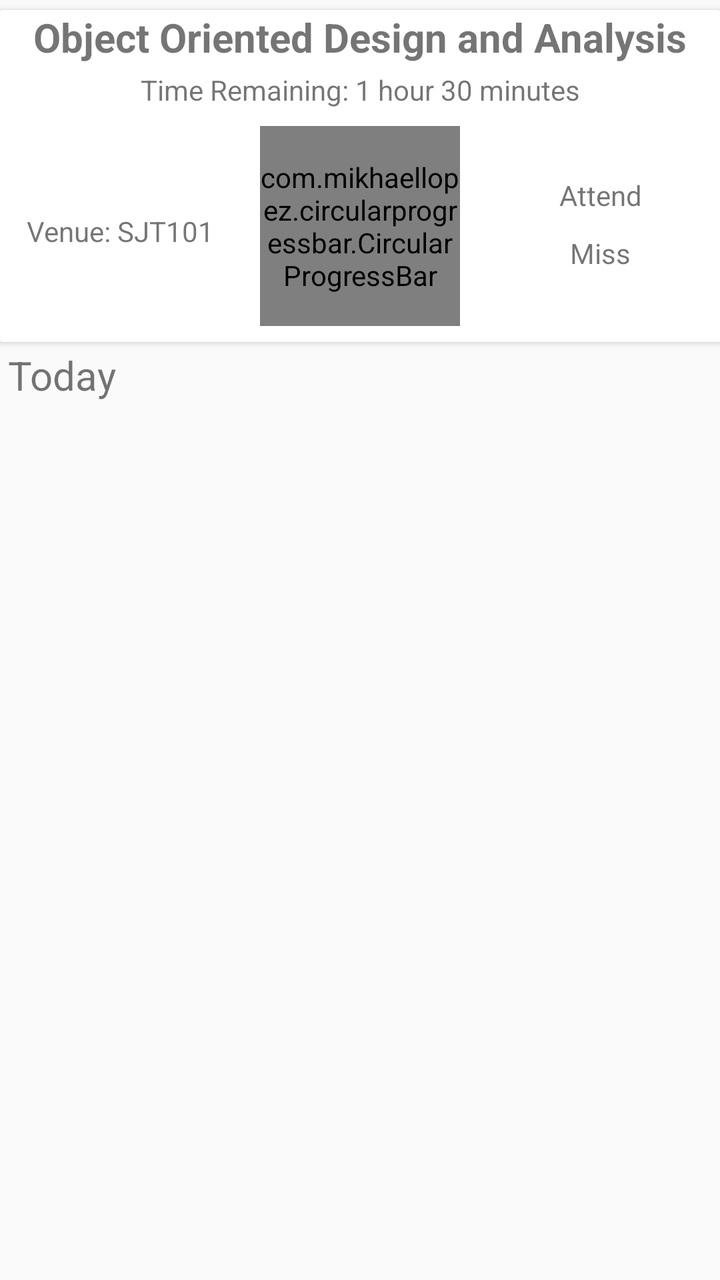
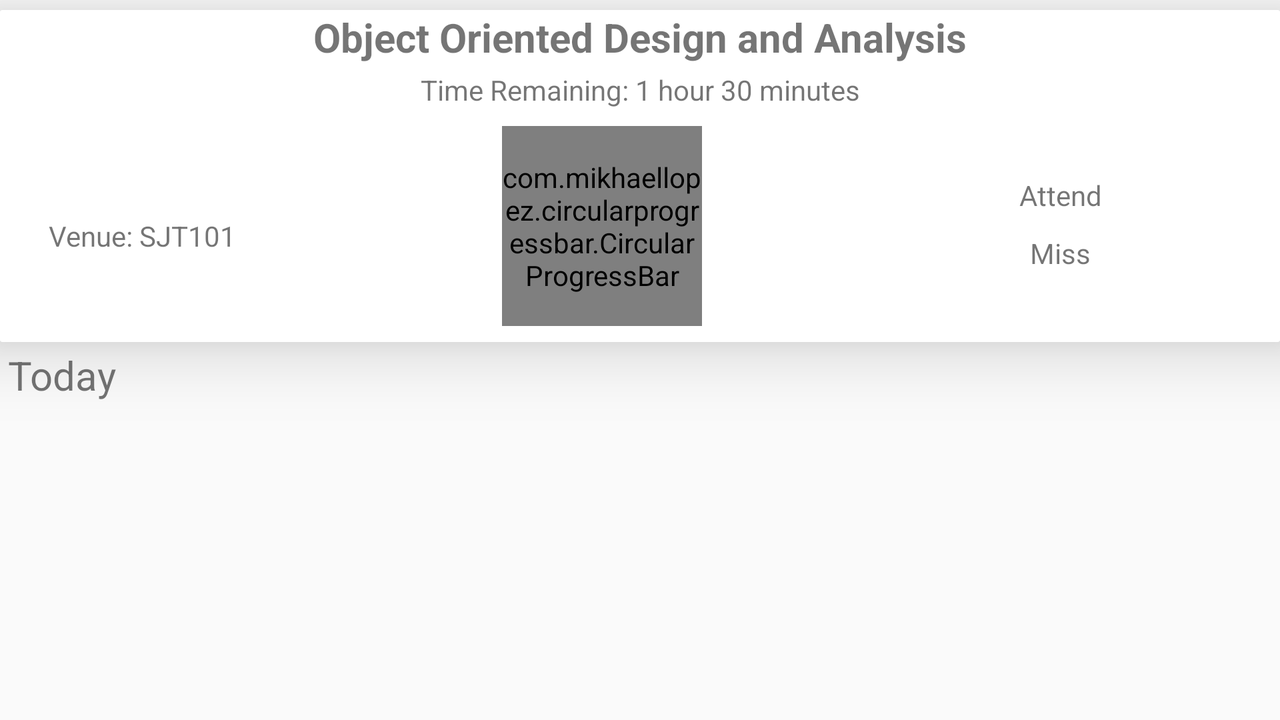

One screen, two layout resources from the same app: the default and the repository's alternative for another configuration. Each is rendered where Android would select it; the XML of both is given below.
<!-- AndroidManifest.xml: application theme AppTheme -->
<!-- res/layout/content_drawer.xml -->
<?xml version="1.0" encoding="utf-8"?>
<RelativeLayout xmlns:android="http://schemas.android.com/apk/res/android"
    xmlns:app="http://schemas.android.com/apk/res-auto"
    xmlns:tools="http://schemas.android.com/tools"
    android:layout_width="match_parent"
    android:layout_height="match_parent"
    app:layout_behavior="@string/appbar_scrolling_view_behavior"
    tools:context=".Drawer"
    tools:showIn="@layout/app_bar_drawer">
    <android.support.v7.widget.CardView
        android:layout_marginTop="5dp"
        android:layout_width="match_parent"
        android:layout_height="wrap_content"
        app:cardBackgroundColor="#ffffff"
        app:cardCornerRadius="1dp"
        app:cardElevation="2dp"
        android:id="@+id/card4"
        android:layout_marginBottom="10dp"
        android:paddingTop="10dp"
        android:visibility="gone">
        <LinearLayout
            android:layout_width="match_parent"
            android:layout_height="wrap_content"
            android:orientation="vertical"
            android:layout_marginBottom="20dp"
            android:layout_marginTop="20dp">
        <TextView
            android:layout_width="wrap_content"
            android:layout_height="wrap_content"
            android:text="No more classes for Today"
            android:textAlignment="center"
            android:layout_gravity="center"
            android:gravity="center"
            android:textStyle="bold"
            android:textSize="25dp" />
        </LinearLayout>
    </android.support.v7.widget.CardView>
    <android.support.v7.widget.CardView
        android:layout_marginTop="5dp"
        android:layout_below="@+id/card4"
        android:layout_width="match_parent"
        android:layout_height="wrap_content"
        app:cardBackgroundColor="#ffffff"
        app:cardCornerRadius="1dp"
        app:cardElevation="2dp"
        android:id="@+id/card2"
        android:paddingTop="10dp">
    <LinearLayout
        android:layout_width="match_parent"
        android:layout_height="wrap_content"
        android:orientation="vertical">
            <TextView
            android:layout_width="match_parent"
            android:id="@+id/header_sub"
            android:layout_height="30dp"
            android:text="Object Oriented Design and Analysis"
            android:textAlignment="center"
            android:textStyle="bold"
            android:textSize="20dp"
            android:ellipsize="end"
            android:maxLines="1"
            />

            <TextView
            android:id="@+id/header_time"
            android:layout_width="match_parent"
            android:layout_height="20dp"
            android:text="Time Remaining: 1 hour 30 minutes"
                android:gravity="center"/>

        <LinearLayout
            android:layout_weight="1"
            android:layout_width="match_parent"
            android:layout_height="116dp"
            android:orientation="horizontal">
            <RelativeLayout
                android:layout_width="match_parent"
                android:layout_height="match_parent"
                android:layout_gravity="center"
                android:layout_weight="1"
                android:gravity="center">
            <TextView
                android:layout_weight="1"
                android:layout_width="match_parent"
                android:id="@+id/header_venue"
                android:layout_height="wrap_content"
                android:layout_gravity="center"
                android:layout_marginTop="5dp"
                android:gravity="center"
                android:text="Venue: SJT101" />
            </RelativeLayout>
            <RelativeLayout
                android:layout_weight="1"
                android:layout_width="match_parent"
                android:layout_height="match_parent">

                <TextView
                    android:id="@+id/header_att"
                    android:layout_width="wrap_content"
                    android:layout_height="wrap_content"
                    android:layout_centerInParent="true"
                    android:layout_gravity="center"
                    android:text="100%"
                    android:textSize="30dp" />

                <com.mikhaellopez.circularprogressbar.CircularProgressBar
                    android:id="@+id/header_circular"
                    android:layout_width="100dp"
                    android:layout_height="100dp"
                    android:layout_centerInParent="true"
                    android:layout_gravity="center"
                    android:foregroundGravity="center"
                    app:cpb_background_progressbar_color="?attr/colorPrimary"
                    app:cpb_background_progressbar_width="2dp"
                    app:cpb_progress="50"
                    app:cpb_progressbar_color="#ff2112"
                    app:cpb_progressbar_width="6dp" />

            </RelativeLayout>
            <RelativeLayout
                android:layout_width="match_parent"
                android:layout_weight="1"
                android:background="#ffffff"
                android:layout_height="match_parent">

                <LinearLayout
                    android:layout_width="wrap_content"
                    android:layout_height="wrap_content"
                    android:gravity="center"
                    android:layout_alignParentStart="true"
                    android:layout_centerVertical="true"
                    android:layout_gravity="center"
                    android:orientation="vertical">

                    <ImageButton
                        android:id="@+id/up_att"
                        android:layout_width="30dp"
                        android:layout_height="30dp"
                        android:background="#ffffff"
                        android:src="@drawable/ic_arrow_drop_up_black_24dp" />

                    <ImageButton
                        android:id="@+id/up_miss"
                        android:layout_width="30dp"
                        android:layout_height="30dp"
                        android:background="#ffffff"
                        android:src="@drawable/ic_arrow_drop_up_black_24dp" />
                </LinearLayout>

                <LinearLayout
                    android:layout_width="70dp"
                    android:layout_height="wrap_content"
                    android:layout_alignParentTop="true"
                    android:layout_centerHorizontal="true"
                    android:layout_gravity="center_horizontal"
                    android:orientation="vertical">

                    <TextView
                        android:id="@+id/header_attend"
                        android:layout_width="70dp"
                        android:layout_height="wrap_content"
                        android:layout_marginTop="33dp"
                        android:gravity="center"
                        android:text="Attend" />

                    <TextView
                        android:id="@+id/header_miss"
                        android:layout_width="70dp"
                        android:layout_height="wrap_content"
                        android:layout_marginTop="10dp"
                        android:gravity="center"
                        android:text="Miss" />
                </LinearLayout>

                <LinearLayout
                    android:layout_width="wrap_content"
                    android:layout_height="wrap_content"
                    android:layout_alignParentEnd="true"
                    android:layout_centerVertical="true"
                    android:layout_gravity="center"
                    android:orientation="vertical">

                    <ImageButton
                        android:id="@+id/down_att"
                        android:layout_width="30dp"
                        android:layout_height="30dp"
                        android:background="#ffffff"
                        android:src="@drawable/ic_arrow_drop_down_black_24dp" />

                    <ImageButton
                        android:id="@+id/down_miss"
                        android:layout_width="30dp"
                        android:layout_height="30dp"
                        android:background="#ffffff"
                        android:src="@drawable/ic_arrow_drop_down_black_24dp" />
                </LinearLayout>
            </RelativeLayout>
        </LinearLayout>
    </LinearLayout>

    </android.support.v7.widget.CardView>



        <TextView
            android:layout_width="wrap_content"
            android:layout_height="wrap_content"
            android:id="@+id/today"
            android:layout_marginTop="3dp"
            android:layout_marginLeft="4dp"
            android:text="Today"
            android:layout_below="@+id/card2"
            android:textSize="20dp"/>

    <android.support.v7.widget.CardView
        android:layout_marginTop="1dp"
        android:layout_width="match_parent"
        android:layout_below="@+id/today"
        android:layout_height="wrap_content"
        app:cardBackgroundColor="#ffffff"
        app:cardCornerRadius="1dp"
        app:cardElevation="2dp"
        android:id="@+id/card1"
        android:paddingTop="10dp">

    <ListView
        android:layout_width="wrap_content"
        android:layout_height="wrap_content"
        android:id="@+id/listview1"
        android:divider="@null">
    </ListView>

    </android.support.v7.widget.CardView>

    <LinearLayout
        xmlns:android="http://schemas.android.com/apk/res/android"
        xmlns:tools="http://schemas.android.com/tools"
        android:layout_width="fill_parent"
        android:layout_height="fill_parent"
        android:orientation="vertical"
        android:id="@+id/container"/>
</RelativeLayout>
<!-- resources referenced by this layout -->
<resources>
  <style name="AppTheme" parent="Theme.AppCompat.Light.DarkActionBar">
          
          <item name="colorPrimary">@color/colorPrimary</item>
          <item name="colorPrimaryDark">@color/colorPrimaryDark</item>
          <item name="colorAccent">@color/colorAccent</item>
          <item name="windowActionBar">false</item>
          <item name="windowNoTitle">true</item>
      </style>
  <color name="colorPrimary">#00BCD4</color>
  <color name="colorPrimaryDark">#0097A7</color>
  <color name="colorAccent">#03A9F4</color>
</resources>
<!-- res/layout-land/content_drawer.xml (the repository's variant of the layout above) -->
<!-- drawn on the phone turned sideways -->
<?xml version="1.0" encoding="utf-8"?>
<RelativeLayout xmlns:android="http://schemas.android.com/apk/res/android"
    xmlns:app="http://schemas.android.com/apk/res-auto"
    xmlns:tools="http://schemas.android.com/tools"
    android:layout_width="match_parent"
    android:layout_height="match_parent"
    app:layout_behavior="@string/appbar_scrolling_view_behavior"
    tools:context=".Drawer"
    tools:showIn="@layout/app_bar_drawer">
    <android.support.v7.widget.CardView
        android:layout_marginTop="5dp"
        android:layout_width="match_parent"
        android:layout_height="wrap_content"
        app:cardBackgroundColor="#ffffff"
        app:cardCornerRadius="1dp"
        app:cardElevation="20dp"
        android:id="@+id/card4"
        android:layout_marginBottom="10dp"
        android:paddingTop="10dp"
        android:visibility="gone">
        <LinearLayout
            android:layout_width="match_parent"
            android:layout_height="wrap_content"
            android:orientation="vertical"
            android:layout_marginBottom="20dp"
            android:layout_marginTop="20dp">
        <TextView
            android:layout_width="wrap_content"
            android:layout_height="wrap_content"
            android:text="No more classes for Today"
            android:textAlignment="center"
            android:layout_gravity="center"
            android:gravity="center"
            android:textStyle="bold"
            android:textSize="25dp" />
        </LinearLayout>
    </android.support.v7.widget.CardView>
    <android.support.v7.widget.CardView
        android:layout_marginTop="5dp"
        android:layout_below="@+id/card4"
        android:layout_width="match_parent"
        android:layout_height="wrap_content"
        app:cardBackgroundColor="#ffffff"
        app:cardCornerRadius="1dp"
        app:cardElevation="20dp"
        android:id="@+id/card2"
        android:paddingTop="10dp">
    <LinearLayout
        android:layout_width="match_parent"
        android:layout_height="wrap_content"
        android:orientation="vertical">
            <TextView
            android:layout_width="match_parent"
            android:id="@+id/header_sub"
            android:layout_height="30dp"
            android:text="Object Oriented Design and Analysis"
            android:textAlignment="center"
            android:textStyle="bold"
            android:textSize="20dp"
            android:ellipsize="end"
            android:maxLines="1"
            />

            <TextView
            android:id="@+id/header_time"
            android:layout_width="match_parent"
            android:layout_height="20dp"
            android:text="Time Remaining: 1 hour 30 minutes"
                android:gravity="center"/>

        <LinearLayout
            android:layout_width="match_parent"
            android:layout_height="116dp"
            android:orientation="horizontal">

            <TextView
                android:layout_width="142dp"
                android:id="@+id/header_venue"
                android:layout_height="wrap_content"
                android:layout_gravity="center"
                android:layout_marginTop="5dp"
                android:gravity="center"
                android:text="Venue: SJT101" />

            <RelativeLayout
                android:layout_width="318dp"
                android:layout_height="match_parent">

                <TextView
                    android:id="@+id/header_att"
                    android:layout_width="wrap_content"
                    android:layout_height="wrap_content"
                    android:layout_centerInParent="true"
                    android:layout_gravity="center"
                    android:text="100%"
                    android:textSize="30dp" />

                <com.mikhaellopez.circularprogressbar.CircularProgressBar
                    android:id="@+id/header_circular"
                    android:layout_width="100dp"
                    android:layout_height="100dp"
                    android:layout_centerInParent="true"
                    android:layout_gravity="center"
                    android:foregroundGravity="center"
                    app:cpb_background_progressbar_color="?attr/colorPrimary"
                    app:cpb_background_progressbar_width="2dp"
                    app:cpb_progress="50"
                    app:cpb_progressbar_color="#ff2112"
                    app:cpb_progressbar_width="6dp" />

            </RelativeLayout>

            <LinearLayout
                android:layout_marginLeft="5dp"
                android:layout_width="30dp"
                android:layout_height="wrap_content"
                android:layout_gravity="center"
                android:orientation="vertical">

                <ImageButton
                    android:id="@+id/up_att"
                    android:layout_width="30dp"
                    android:layout_height="30dp"
                    android:background="#ffffff"
                    android:src="@drawable/ic_arrow_drop_up_black_24dp" />

                <ImageButton
                    android:id="@+id/up_miss"
                    android:layout_width="30dp"
                    android:background="#ffffff"
                    android:layout_height="30dp"
                    android:src="@drawable/ic_arrow_drop_up_black_24dp" />
            </LinearLayout>
            <LinearLayout
                android:layout_width="wrap_content"
                android:layout_height="wrap_content"
                android:orientation="vertical"
                android:layout_gravity="center_horizontal">
                <TextView
                    android:layout_width="70dp"
                    android:layout_height="wrap_content"
                    android:text="Attend"
                    android:gravity="center"
                    android:layout_marginTop="33dp"
                    android:id="@+id/header_attend"/>
                <TextView
                    android:layout_width="70dp"
                    android:layout_height="wrap_content"
                    android:text="Miss"
                    android:gravity="center"
                    android:layout_marginTop="10dp"
                    android:id="@+id/header_miss"/>
            </LinearLayout>
            <LinearLayout
                android:layout_width="wrap_content"
                android:layout_height="wrap_content"
                android:orientation="vertical"
                android:layout_gravity="center">
                <ImageButton
                    android:layout_width="30dp"
                    android:background="#ffffff"
                    android:layout_height="30dp"
                    android:id="@+id/down_att"
                    android:src="@drawable/ic_arrow_drop_down_black_24dp"/>
                <ImageButton
                    android:layout_width="30dp"
                    android:background="#ffffff"
                    android:layout_height="30dp"
                    android:id="@+id/down_miss"
                    android:src="@drawable/ic_arrow_drop_down_black_24dp"/>
            </LinearLayout>
        </LinearLayout>
    </LinearLayout>

    </android.support.v7.widget.CardView>



        <TextView
            android:layout_width="wrap_content"
            android:layout_height="wrap_content"
            android:id="@+id/today"
            android:layout_marginTop="3dp"
            android:layout_marginLeft="4dp"
            android:text="Today"
            android:layout_below="@+id/card2"
            android:textSize="20dp"/>

    <android.support.v7.widget.CardView
        android:layout_marginTop="1dp"
        android:layout_width="match_parent"
        android:layout_below="@+id/today"
        android:layout_height="wrap_content"
        app:cardBackgroundColor="#ffffff"
        app:cardCornerRadius="1dp"
        app:cardElevation="20dp"
        android:id="@+id/card1"
        android:paddingTop="10dp">


    <ListView
        android:layout_width="wrap_content"
        android:layout_height="wrap_content"
        android:id="@+id/listview1"
        android:divider="@null">
    </ListView>
    </android.support.v7.widget.CardView>
    <LinearLayout
        xmlns:android="http://schemas.android.com/apk/res/android"
        xmlns:tools="http://schemas.android.com/tools"
        android:layout_width="fill_parent"
        android:layout_height="fill_parent"
        android:orientation="vertical"
        android:id="@+id/container"/>

</RelativeLayout>
